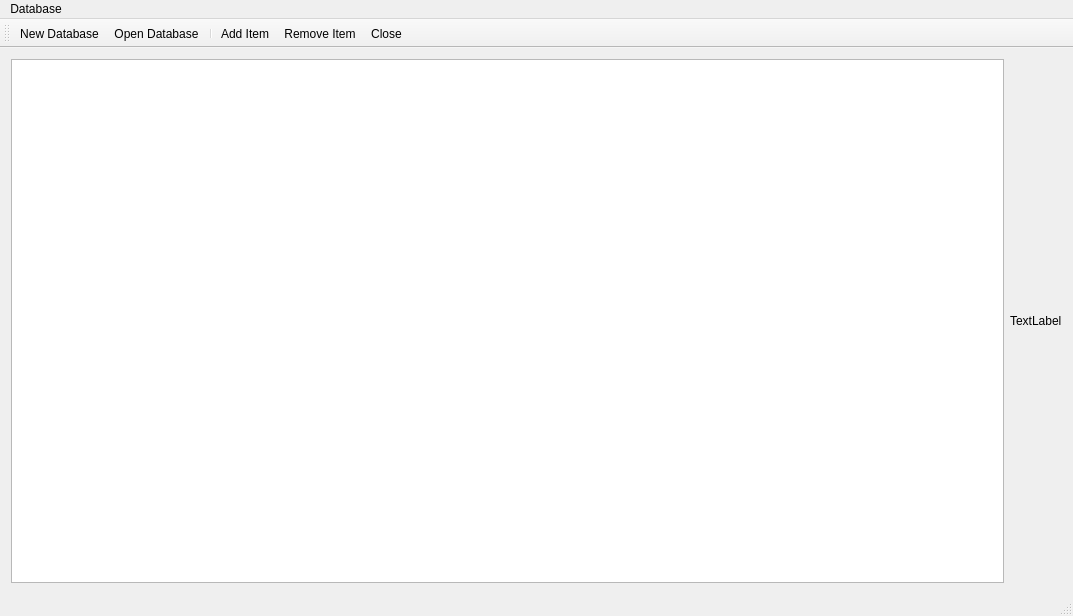
<?xml version="1.0" encoding="UTF-8"?>
<ui version="4.0">
 <class>MainWindow</class>
 <widget class="QMainWindow" name="MainWindow">
  <property name="geometry">
   <rect>
    <x>0</x>
    <y>0</y>
    <width>1073</width>
    <height>616</height>
   </rect>
  </property>
  <property name="windowTitle">
   <string>MainWindow</string>
  </property>
  <widget class="QWidget" name="centralWidget">
   <layout class="QHBoxLayout" name="horizontalLayout">
    <item>
     <widget class="QTableView" name="tableView"/>
    </item>
    <item>
     <widget class="QLabel" name="label">
      <property name="text">
       <string>TextLabel</string>
      </property>
     </widget>
    </item>
   </layout>
  </widget>
  <widget class="QMenuBar" name="menuBar">
   <property name="geometry">
    <rect>
     <x>0</x>
     <y>0</y>
     <width>1073</width>
     <height>25</height>
    </rect>
   </property>
   <widget class="QMenu" name="menuDatabase">
    <property name="title">
     <string>Database</string>
    </property>
    <addaction name="actionNew_New_Database"/>
    <addaction name="actionOpen_Database"/>
    <addaction name="actionClose"/>
   </widget>
   <addaction name="menuDatabase"/>
  </widget>
  <widget class="QToolBar" name="mainToolBar">
   <attribute name="toolBarArea">
    <enum>TopToolBarArea</enum>
   </attribute>
   <attribute name="toolBarBreak">
    <bool>false</bool>
   </attribute>
   <addaction name="actionNew_New_Database"/>
   <addaction name="actionOpen_Database"/>
   <addaction name="separator"/>
   <addaction name="actionAdd_Item"/>
   <addaction name="actionRemove_Item"/>
   <addaction name="actionClose"/>
  </widget>
  <widget class="QStatusBar" name="statusBar"/>
  <action name="actionNew_New_Database">
   <property name="icon">
    <iconset resource="res.qrc">
     <normaloff>:/new_database.png</normaloff>:/new_database.png</iconset>
   </property>
   <property name="text">
    <string>New Database</string>
   </property>
  </action>
  <action name="actionOpen_Database">
   <property name="icon">
    <iconset resource="res.qrc">
     <normaloff>:/open.png</normaloff>:/open.png</iconset>
   </property>
   <property name="text">
    <string>Open Database</string>
   </property>
  </action>
  <action name="actionClose">
   <property name="icon">
    <iconset resource="res.qrc">
     <normaloff>:/close.png</normaloff>:/close.png</iconset>
   </property>
   <property name="text">
    <string>Close</string>
   </property>
  </action>
  <action name="actionAdd_Item">
   <property name="icon">
    <iconset resource="res.qrc">
     <normaloff>:/add_item.png</normaloff>:/add_item.png</iconset>
   </property>
   <property name="text">
    <string>Add Item</string>
   </property>
  </action>
  <action name="actionRemove_Item">
   <property name="icon">
    <iconset resource="res.qrc">
     <normaloff>:/remove_item.png</normaloff>:/remove_item.png</iconset>
   </property>
   <property name="text">
    <string>Remove Item</string>
   </property>
  </action>
 </widget>
 <layoutdefault spacing="6" margin="11"/>
 <resources>
  <include location="res.qrc"/>
 </resources>
 <connections/>
</ui>
